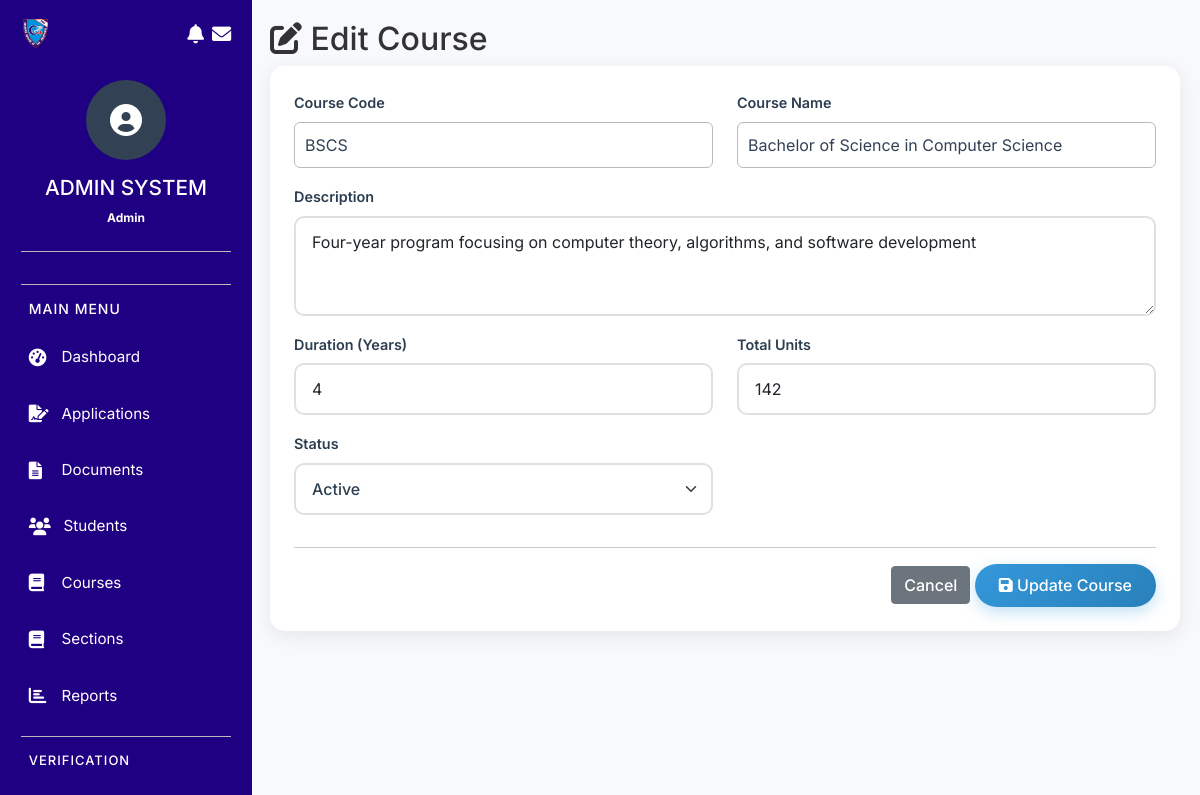
/admin/edit_course.php?id=1, run on the app's committed database.
### tables this page shows
CREATE TABLE `enr_courses` (
  `id` int(11) NOT NULL,
  `course_code` varchar(20) NOT NULL,
  `course_name` varchar(150) NOT NULL,
  `description` text DEFAULT NULL,
  `duration_years` int(11) DEFAULT 4,
  `total_units` int(11) DEFAULT NULL,
  `is_active` tinyint(4) DEFAULT 1,
  `created_at` timestamp NOT NULL DEFAULT current_timestamp()
);

### models/Course.php (called while the page is built, shortened)
<?php
require_once __DIR__ . '/../config/database.php';
class Course {
    private $conn;
    private $table = 'enr_courses';
    public function __construct() {
        $database = new Database();
        $this->conn = $database->getConnection();
    }
    public function getById($id) {
        $query = "SELECT * FROM " . $this->table . " WHERE id = :id LIMIT 1";
        $stmt = $this->conn->prepare($query);
        $stmt->bindParam(':id', $id);
        $stmt->execute();
        return $stmt->fetch(PDO::FETCH_ASSOC);
    }
}
?>

### config/database.php (called while the page is built, shortened)
<?php
class Database {
    private $host = "localhost";
    private $db_name = "sms";
    private $username = "root";
    private $password = "";
    public function getConnection() {
        $this->conn = null;
        try {
            $this->conn = new PDO("mysql:host=" . $this->host . ";dbname=" . $this->db_name,
                                  $this->username,
                                  $this->password);
            $this->conn->setAttribute(PDO::ATTR_ERRMODE, PDO::ERRMODE_EXCEPTION);
            $this->conn->exec("SET NAMES utf8");
        } catch(PDOException $exception) {
            echo "Connection error: " . $exception->getMessage();
        }
        return $this->conn;
    }
}
?>

### admin/edit_course.php (the view, shortened to what this page needs)
<?php
require_once '../config/database.php';
require_once '../models/Course.php';
$course = new Course();
$id = $_GET['id'] ?? 0;
$course_data = $course->getById($id);
?>
<!DOCTYPE html>
<html lang="en">
<head>
    <link href="https://cdn.jsdelivr.net/npm/bootstrap@5.1.3/dist/css/bootstrap.min.css" rel="stylesheet">
    <link rel="stylesheet" href="https://cdnjs.cloudflare.com/ajax/libs/font-awesome/6.0.0/css/all.min.css">
        <link rel="stylesheet" href="../css/styles.css">
</head>
<body>
    <?php include_once '../includes/sidebar_admin.php'; ?>
    <div class="content">
        <h2><i class="fas fa-edit"></i> Edit Course</h2>
        <div class="card">
            <div class="card-body">
                <form method="POST">
                    <div class="row">
                        <div class="col-md-6 mb-3">
                            <label class="form-label">Course Code</label>
                            <input type="text" name="course_code" class="form-control"
                                   value="<?php echo $course_data['course_code']; ?>" required>
                        </div>
                        <div class="col-md-6 mb-3">
                            <label class="form-label">Course Name</label>
                            <input type="text" name="course_name" class="form-control"
                                   value="<?php echo $course_data['course_name']; ?>" required>
                        </div>
                        <div class="col-md-12 mb-3">
                            <label class="form-label">Description</label>
                            <textarea name="description" class="form-control" rows="3"><?php echo $course_data['description']; ?></textarea>
                        </div>
                        <div class="col-md-6 mb-3">
                            <label class="form-label">Duration (Years)</label>
                            <input type="number" name="duration_years" class="form-control"
                                   value="<?php echo $course_data['duration_years']; ?>" min="1" max="6" required>
                        </div>
                        <div class="col-md-6 mb-3">
                            <label class="form-label">Total Units</label>
                            <input type="number" name="total_units" class="form-control"
                                   value="<?php echo $course_data['total_units']; ?>" required>
                        </div>
                        <div class="col-md-6 mb-3">
                            <label class="form-label">Status</label>
                            <select name="is_active" class="form-select">
                                <option value="1" <?php echo $course_data['is_active'] ? 'selected' : ''; ?>>Active</option>
                            </select>
                        </div>
                    </div>
                    <hr>
                    <div class="text-end">
                        <a href="courses.php" class="btn btn-secondary">Cancel</a>
                        <button type="submit" class="btn btn-primary">
                            <i class="fas fa-save"></i> Update Course
                        </button>
                    </div>
                </form>
            </div>
        </div>
    </div>
</body>
</html>

### css/pages/admindashboard.css (style rules this page uses)
.content { margin-left: 250px; padding: 20px; background-color: #f8f9fc; min-height: 100vh; transition: margin-left 0.3s ease; }
.card { border: none; border-radius: 15px; box-shadow: 0 5px 20px rgba(0, 0, 0, 0.08); transition: box-shadow 0.3s ease; }
.btn { font-weight: 500; transition: all 0.3s ease; }

### css/pages/admin-reports.css (style rules this page uses)
.card { border: none; border-radius: 15px; box-shadow: 0 5px 20px rgba(0, 0, 0, 0.08); transition: box-shadow 0.3s ease; margin-bottom: 1.5rem; }
.card-body { padding: 1.5rem; }
.form-select { border: 2px solid #e0e0e0; border-radius: 30px; padding: 0.5rem 2rem 0.5rem 1.5rem; font-weight: 500; color: #2c3e50; cursor: pointer; transition: all 0.3s ease; }
.btn-primary { background: linear-gradient(135deg, #3498db, #2980b9); border: none; padding: 0.6rem 1.5rem; border-radius: 30px; font-weight: 500; box-shadow: 0 5px 15px rgba(52, 152, 219, 0.3); transition: all 0.3s ease; }
.form-label { font-weight: 600; color: #2c3e50; font-size: 0.9rem; margin-bottom: 0.5rem; }
.form-control { border: 2px solid #e0e0e0; border-radius: 10px; padding: 0.75rem 1rem; transition: all 0.3s ease; }

### css/pages/admin-convert.css (style rules this page uses)
.form-select-lg, .form-select { border: 2px solid #e0e0e0; border-radius: 10px; padding: 0.75rem 1rem; transition: all 0.3s ease; }
.form-label { color: #2c3e50; font-size: 0.9rem; margin-bottom: 0.5rem; }

### css/pages/concerns-issue-tracking.css (style rules this page uses)
body { margin: 0; padding: 0; }
input[type="text"], textarea, select { width: 100%; padding: 10px; border-radius: 6px; border: 1px solid var(--color4); background: var(--color3); color: var(--color2); }

### css/pages/report-submission-management.css (style rules this page uses)
input[type="text"], textarea, input[type="file"] { width: 100%; padding: 10px; border-radius: 6px; border: 1px solid var(--color4); background: var(--color3); color: var(--color2); }

### css/base/variables.css (style rules this page uses)
:root { --color1: rgba(32, 0, 130, 1); --color2: rgba(51, 65, 85, 1); --color3: rgba(255, 255, 255, 1); --color4: rgba(186, 186, 186, 1); --color5: rgba(95, 95, 95, 1); --color6: rgba(51, 65, 85, 1); --color7: rgb(81, 70, 183); --color8: rgb(0, 0, 0); --color9: rgba(240, 240, 240, 1); --sidebar-width: 252px; --header-height: 60px; }

### css/base/global.css (style rules this page uses)
body { background: var(--color9); }

### data on the page
enr_courses: course_code "BSCS", course_name "Bachelor of Science in Computer Science", description "Four-year program focusing on computer theory, algorithms, and software development", duration_years "4", total_units "142", is_active "Active"

### other printed values
$admin_name "Admin"
